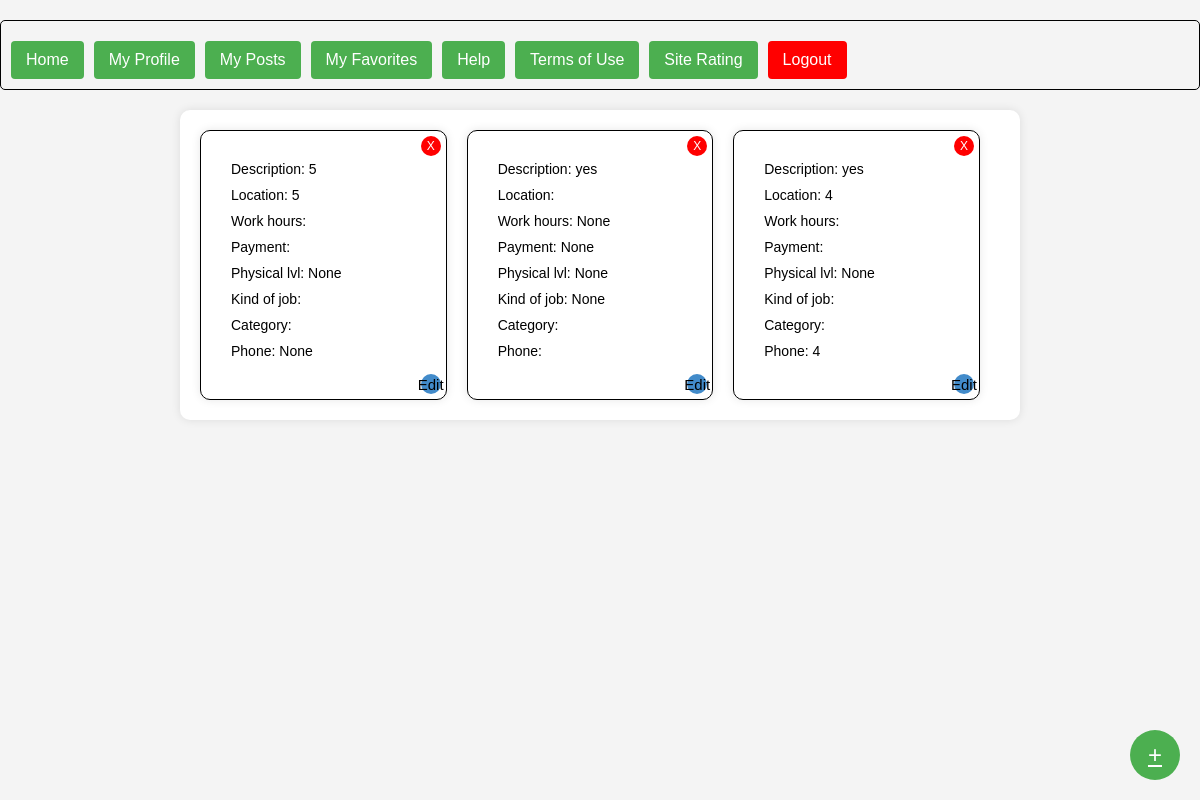
The app's page /myposts/ (signed in) with its own data.
### posts/models.py (models this page shows)
class Post(models.Model):
    description = models.TextField(null=True, blank=True)
    location = models.TextField(null=True, blank=True)
    payment = models.TextField(null=True, blank=True)
    work_hours = models.TextField(null=True, blank=True)
    phys_lvl = models.IntegerField(null=True, blank=True)
    kind_of_job = models.TextField(null=True, blank=True)
    category = models.TextField(null=True, blank=True)
    phone = models.TextField(null=True, blank=True)

### project/views.py (the view)
# urls.py: path('myposts/', views.myposts, name="myposts"),
def myposts(request):
    global_user_id = request.session.get('global_user_id')
    if global_user_id:
        user = User.objects.get(id=global_user_id)
        my_post_ids = user.my_posts  # List of post IDs belonging to the user
        filtered_posts = Post.objects.filter(id__in=my_post_ids)
        my_posts_count = len(filtered_posts)
        context = {'posts': filtered_posts, 'open_posts_count': my_posts_count}
        return render(request, 'posts.html', context)
    else:
        return JsonResponse({'error': 'User not logged in'}, status=401)

### templates/posts.html (shortened to what this page needs)
<!DOCTYPE html>
<html lang="en">
<head>
</head>
<body>
{% extends 'toolbar.html' %}
{% block content %}
<div class="posts-container">
  <div class="posts">
    {% for post in posts %}
      <div class="post" data-description="{{ post.description }}" data-location="{{ post.location }}" data-work_hours="{{ post.work_hours }}" data-phys_lvl="{{ post.phys_lvl }}" data-kind_of_job="{{ post.kind_of_job }}" data-category="{{ post.category }}" data-phone="{{ post.phone }}">
          <div class="post-content">
              <div class="post-info">Description: {{ post.description }}</div>
              <div class="post-info">Location: {{ post.location }}</div>
              <div class="post-info">Work hours: {{ post.work_hours }}</div>
              <div class="post-info">Payment: {{ post.payment }}</div>
              <div class="post-info">Physical lvl: {{ post.phys_lvl }}</div>
              <div class="post-info">Kind of job: {{ post.kind_of_job }}</div>
              <div class="post-info">Category: {{ post.category }}</div>
              <div class="post-info">Phone: {{ post.phone }}</div>
              <button class="remove-button" onclick="removePost(event)" data-post-id="{{ post.id }}">X</button>
              <button class="edit-button" onclick="editPost(event)" data-post-id="{{ post.id }}">Edit</button>
          </div>
      </div>
    {% endfor %}
  </div>
</div>
<a href="{% url 'create_post' %}" class="create-post-button" onclick="checkOpenPosts()">+</a>
</body>
</html>
{% endblock %}

### templates/posts.html (style rules this page uses)
body { font-family: Arial, sans-serif; margin: 0; padding: 0; background-color: #f8f8f8; }
.posts-container { max-width: 800px; margin: 20px auto; padding: 20px; background-color: #fff; border-radius: 10px; box-shadow: 0 0 10px rgba(0, 0, 0, 0.1); }
.posts { display: flex; flex-wrap: wrap; gap: 20px; }
.post { position: relative; width: calc(33.33% - 20px); border: 1px solid #ddd; border-radius: 10px; overflow: hidden; box-shadow: 0 0 10px rgba(0, 0, 0, 0.1); }
.post-content { padding: 20px; font-size: 14px; }
.post-info { margin-bottom: 10px; overflow: hidden; white-space: nowrap; text-overflow: ellipsis; }
.remove-button { position: absolute; top: 5px; right: 5px; background-color: red; color: #fff; border: none; border-radius: 50%; width: 20px; height: 20px; font-size: 12px; cursor: pointer; display: flex; justify-content: center; align-items: center; }
.edit-button { position: absolute; bottom: 5px; right: 5px; background-color: #428bca; color: #11111; border: none; border-radius: 50%; width: 20px; height: 20px; font-size: 15px; cursor: pointer; display: flex; justify-content: center; align-items: center; }
.create-post-button { position: fixed; bottom: 20px; right: 20px; background-color: #4caf50; color: #fff; border: none; border-radius: 50%; width: 50px; height: 50px; font-size: 24px; cursor: pointer; display: flex; justify-content: center; align-items: center; z-index: 999; }

### templates/toolbar.html (style rules this page uses)
body { font-family: Arial, sans-serif; margin: 0; padding: 0; box-sizing: border-box; background-color: #f4f4f4; }
.posts-container { max-height: 400px; overflow-y: auto; }
.posts { display: flex; flex-wrap: wrap; gap: 20px; }
.post { width: calc(33.33% - 20px); border: 1px solid black; padding: 10px; box-sizing: border-box; position: relative; }
.post-content { font-size: 14px; }

### records on screen
Post: description "5", location "5", phys_lvl "None", phone "None"
Post: description "yes", work_hours "None", payment "None", phys_lvl "None", kind_of_job "None"
Post: description "yes", location "4", phys_lvl "None", phone "4"
